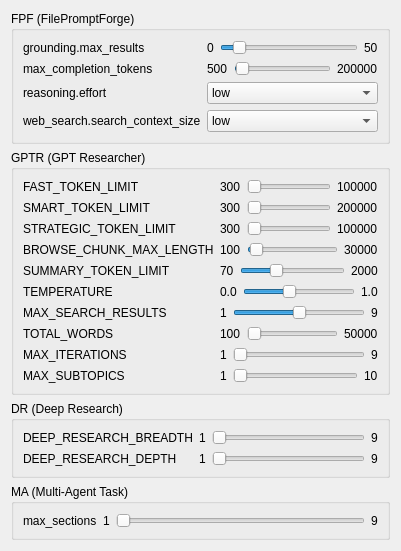
<?xml version="1.0" encoding="UTF-8"?>
<ui version="4.0">
 <class>ReportConfigsPanel</class>
 <widget class="QWidget" name="ReportConfigsPanel">
  <layout class="QVBoxLayout" name="verticalLayout_report_configs">

   <!-- FPF (FilePromptForge) -->
   <item>
    <widget class="QGroupBox" name="groupFPF">
     <property name="title">
      <string>FPF (FilePromptForge)</string>
     </property>
     <layout class="QFormLayout" name="formFPF">
      <item row="0" column="0">
       <widget class="QLabel" name="labelGroundingMaxResults">
        <property name="text">
         <string>grounding.max_results</string>
        </property>
       </widget>
      </item>
      <item row="0" column="1">
       <layout class="QHBoxLayout" name="hLayoutGroundingMaxResults">
        <item>
         <widget class="QLabel" name="labelGroundingMaxResultsMin">
          <property name="text">
           <string>0</string>
          </property>
         </widget>
        </item>
        <item>
         <widget class="QSlider" name="sliderGroundingMaxResults">
          <property name="minimum">
           <number>0</number>
          </property>
          <property name="maximum">
           <number>50</number>
          </property>
          <property name="value">
           <number>5</number>
          </property>
          <property name="orientation">
           <enum>Qt::Horizontal</enum>
          </property>
         </widget>
        </item>
        <item>
         <widget class="QLabel" name="labelGroundingMaxResultsMax">
          <property name="text">
           <string>50</string>
          </property>
         </widget>
        </item>
       </layout>
      </item>

      <item row="1" column="0">
       <widget class="QLabel" name="labelGoogleMaxTokens">
        <property name="text">
         <string>max_completion_tokens</string>
        </property>
       </widget>
      </item>
      <item row="1" column="1">
       <layout class="QHBoxLayout" name="hLayoutGoogleMaxTokens">
        <item>
         <widget class="QLabel" name="labelGoogleMaxTokensMin">
          <property name="text">
           <string>500</string>
          </property>
         </widget>
        </item>
        <item>
         <widget class="QSlider" name="sliderGoogleMaxTokens">
          <property name="minimum">
           <number>500</number>
          </property>
          <property name="maximum">
           <number>200000</number>
          </property>
          <property name="value">
           <number>1500</number>
          </property>
          <property name="orientation">
           <enum>Qt::Horizontal</enum>
          </property>
         </widget>
        </item>
        <item>
         <widget class="QLabel" name="labelGoogleMaxTokensMax">
          <property name="text">
           <string>200000</string>
          </property>
         </widget>
        </item>
       </layout>
      </item>

      <item row="2" column="0">
       <widget class="QLabel" name="labelFPFReasoningEffort">
        <property name="text">
         <string>reasoning.effort</string>
        </property>
       </widget>
      </item>
      <item row="2" column="1">
       <widget class="QComboBox" name="comboFPFReasoningEffort">
        <item><property name="text"><string>low</string></property></item>
        <item><property name="text"><string>medium</string></property></item>
        <item><property name="text"><string>high</string></property></item>
       </widget>
      </item>

      <item row="3" column="0">
       <widget class="QLabel" name="labelFPFWebSearchContext">
        <property name="text">
         <string>web_search.search_context_size</string>
        </property>
       </widget>
      </item>
      <item row="3" column="1">
       <widget class="QComboBox" name="comboFPFWebSearchContextSize">
        <item><property name="text"><string>low</string></property></item>
        <item><property name="text"><string>medium</string></property></item>
        <item><property name="text"><string>high</string></property></item>
       </widget>
      </item>
     </layout>
    </widget>
   </item>

   <!-- GPTR (GPT Researcher) -->
   <item>
    <widget class="QGroupBox" name="groupGPTR">
     <property name="title">
      <string>GPTR (GPT Researcher)</string>
     </property>
     <layout class="QFormLayout" name="formGPTR">
      <item row="0" column="0">
       <widget class="QLabel" name="labelFastTokenLimit">
        <property name="text">
         <string>FAST_TOKEN_LIMIT</string>
        </property>
       </widget>
      </item>
      <item row="0" column="1">
       <layout class="QHBoxLayout" name="hLayoutFastTokenLimit">
        <item>
         <widget class="QLabel" name="labelFastTokenLimitMin">
          <property name="text">
           <string>300</string>
          </property>
         </widget>
        </item>
        <item>
         <widget class="QSlider" name="sliderFastTokenLimit">
          <property name="minimum">
           <number>300</number>
          </property>
          <property name="maximum">
           <number>100000</number>
          </property>
          <property name="value">
           <number>300</number>
          </property>
          <property name="orientation">
           <enum>Qt::Horizontal</enum>
          </property>
         </widget>
        </item>
        <item>
         <widget class="QLabel" name="labelFastTokenLimitMax">
          <property name="text">
           <string>100000</string>
          </property>
         </widget>
        </item>
       </layout>
      </item>

      <item row="1" column="0">
       <widget class="QLabel" name="labelSmartTokenLimit">
        <property name="text">
         <string>SMART_TOKEN_LIMIT</string>
        </property>
       </widget>
      </item>
      <item row="1" column="1">
       <layout class="QHBoxLayout" name="hLayoutSmartTokenLimit">
        <item>
         <widget class="QLabel" name="labelSmartTokenLimitMin">
          <property name="text">
           <string>300</string>
          </property>
         </widget>
        </item>
        <item>
         <widget class="QSlider" name="sliderSmartTokenLimit">
          <property name="minimum">
           <number>300</number>
          </property>
          <property name="maximum">
           <number>200000</number>
          </property>
          <property name="value">
           <number>600</number>
          </property>
          <property name="orientation">
           <enum>Qt::Horizontal</enum>
          </property>
         </widget>
        </item>
        <item>
         <widget class="QLabel" name="labelSmartTokenLimitMax">
          <property name="text">
           <string>200000</string>
          </property>
         </widget>
        </item>
       </layout>
      </item>

      <item row="2" column="0">
       <widget class="QLabel" name="labelStrategicTokenLimit">
        <property name="text">
         <string>STRATEGIC_TOKEN_LIMIT</string>
        </property>
       </widget>
      </item>
      <item row="2" column="1">
       <layout class="QHBoxLayout" name="hLayoutStrategicTokenLimit">
        <item>
         <widget class="QLabel" name="labelStrategicTokenLimitMin">
          <property name="text">
           <string>300</string>
          </property>
         </widget>
        </item>
        <item>
         <widget class="QSlider" name="sliderStrategicTokenLimit">
          <property name="minimum">
           <number>300</number>
          </property>
          <property name="maximum">
           <number>100000</number>
          </property>
          <property name="value">
           <number>400</number>
          </property>
          <property name="orientation">
           <enum>Qt::Horizontal</enum>
          </property>
         </widget>
        </item>
        <item>
         <widget class="QLabel" name="labelStrategicTokenLimitMax">
          <property name="text">
           <string>100000</string>
          </property>
         </widget>
        </item>
       </layout>
      </item>

      <item row="3" column="0">
       <widget class="QLabel" name="labelBrowseChunkMaxLength">
        <property name="text">
         <string>BROWSE_CHUNK_MAX_LENGTH</string>
        </property>
       </widget>
      </item>
      <item row="3" column="1">
       <layout class="QHBoxLayout" name="hLayoutBrowseChunkMaxLength">
        <item>
         <widget class="QLabel" name="labelBrowseChunkMaxLengthMin">
          <property name="text">
           <string>100</string>
          </property>
         </widget>
        </item>
        <item>
         <widget class="QSlider" name="sliderBrowseChunkMaxLength">
          <property name="minimum">
           <number>100</number>
          </property>
          <property name="maximum">
           <number>30000</number>
          </property>
          <property name="value">
           <number>892</number>
          </property>
          <property name="orientation">
           <enum>Qt::Horizontal</enum>
          </property>
         </widget>
        </item>
        <item>
         <widget class="QLabel" name="labelBrowseChunkMaxLengthMax">
          <property name="text">
           <string>30000</string>
          </property>
         </widget>
        </item>
       </layout>
      </item>

      <item row="4" column="0">
       <widget class="QLabel" name="labelSummaryTokenLimit">
        <property name="text">
         <string>SUMMARY_TOKEN_LIMIT</string>
        </property>
       </widget>
      </item>
      <item row="4" column="1">
       <layout class="QHBoxLayout" name="hLayoutSummaryTokenLimit">
        <item>
         <widget class="QLabel" name="labelSummaryTokenLimitMin">
          <property name="text">
           <string>70</string>
          </property>
         </widget>
        </item>
        <item>
         <widget class="QSlider" name="sliderSummaryTokenLimit">
          <property name="minimum">
           <number>70</number>
          </property>
          <property name="maximum">
           <number>2000</number>
          </property>
          <property name="value">
           <number>700</number>
          </property>
          <property name="orientation">
           <enum>Qt::Horizontal</enum>
          </property>
         </widget>
        </item>
        <item>
         <widget class="QLabel" name="labelSummaryTokenLimitMax">
          <property name="text">
           <string>2000</string>
          </property>
         </widget>
        </item>
       </layout>
      </item>

      <item row="5" column="0">
       <widget class="QLabel" name="labelTemperature">
        <property name="text">
         <string>TEMPERATURE</string>
        </property>
       </widget>
      </item>
      <item row="5" column="1">
       <layout class="QHBoxLayout" name="hLayoutTemperature">
        <item>
         <widget class="QLabel" name="labelTemperatureMin">
          <property name="text">
           <string>0.0</string>
          </property>
         </widget>
        </item>
        <item>
         <widget class="QSlider" name="sliderTemperature">
          <property name="minimum">
           <number>0</number>
          </property>
          <property name="maximum">
           <number>100</number>
          </property>
          <property name="value">
           <number>40</number>
          </property>
          <property name="orientation">
           <enum>Qt::Horizontal</enum>
          </property>
         </widget>
        </item>
        <item>
         <widget class="QLabel" name="labelTemperatureMax">
          <property name="text">
           <string>1.0</string>
          </property>
         </widget>
        </item>
       </layout>
      </item>

      <item row="6" column="0">
       <widget class="QLabel" name="labelMaxSearchResultsPerQuery">
        <property name="text">
         <string>MAX_SEARCH_RESULTS</string>
        </property>
       </widget>
      </item>
      <item row="6" column="1">
       <layout class="QHBoxLayout" name="hLayoutMaxSearchResultsPerQuery">
        <item>
         <widget class="QLabel" name="labelMaxSearchResultsPerQueryMin">
          <property name="text">
           <string>1</string>
          </property>
         </widget>
        </item>
        <item>
         <widget class="QSlider" name="sliderMaxSearchResultsPerQuery">
          <property name="minimum">
           <number>1</number>
          </property>
          <property name="maximum">
           <number>9</number>
          </property>
          <property name="value">
           <number>5</number>
          </property>
          <property name="orientation">
           <enum>Qt::Horizontal</enum>
          </property>
         </widget>
        </item>
        <item>
         <widget class="QLabel" name="labelMaxSearchResultsPerQueryMax">
          <property name="text">
           <string>9</string>
          </property>
         </widget>
        </item>
       </layout>
      </item>

      <item row="7" column="0">
       <widget class="QLabel" name="labelTotalWords">
        <property name="text">
         <string>TOTAL_WORDS</string>
        </property>
       </widget>
      </item>
      <item row="7" column="1">
       <layout class="QHBoxLayout" name="hLayoutTotalWords">
        <item>
         <widget class="QLabel" name="labelTotalWordsMin">
          <property name="text">
           <string>100</string>
          </property>
         </widget>
        </item>
        <item>
         <widget class="QSlider" name="sliderTotalWords">
          <property name="minimum">
           <number>100</number>
          </property>
          <property name="maximum">
           <number>50000</number>
          </property>
          <property name="value">
           <number>100</number>
          </property>
          <property name="orientation">
           <enum>Qt::Horizontal</enum>
          </property>
         </widget>
        </item>
        <item>
         <widget class="QLabel" name="labelTotalWordsMax">
          <property name="text">
           <string>50000</string>
          </property>
         </widget>
        </item>
       </layout>
      </item>

      <item row="8" column="0">
       <widget class="QLabel" name="labelMaxIterations">
        <property name="text">
         <string>MAX_ITERATIONS</string>
        </property>
       </widget>
      </item>
      <item row="8" column="1">
       <layout class="QHBoxLayout" name="hLayoutMaxIterations">
        <item>
         <widget class="QLabel" name="labelMaxIterationsMin">
          <property name="text">
           <string>1</string>
          </property>
         </widget>
        </item>
        <item>
         <widget class="QSlider" name="sliderMaxIterations">
          <property name="minimum">
           <number>1</number>
          </property>
          <property name="maximum">
           <number>9</number>
          </property>
          <property name="value">
           <number>1</number>
          </property>
          <property name="orientation">
           <enum>Qt::Horizontal</enum>
          </property>
         </widget>
        </item>
        <item>
         <widget class="QLabel" name="labelMaxIterationsMax">
          <property name="text">
           <string>9</string>
          </property>
         </widget>
        </item>
       </layout>
      </item>

      <item row="9" column="0">
       <widget class="QLabel" name="labelMaxSubtopics">
        <property name="text">
         <string>MAX_SUBTOPICS</string>
        </property>
       </widget>
      </item>
      <item row="9" column="1">
       <layout class="QHBoxLayout" name="hLayoutMaxSubtopics">
        <item>
         <widget class="QLabel" name="labelMaxSubtopicsMin">
          <property name="text">
           <string>1</string>
          </property>
         </widget>
        </item>
        <item>
         <widget class="QSlider" name="sliderMaxSubtopics">
          <property name="minimum">
           <number>1</number>
          </property>
          <property name="maximum">
           <number>10</number>
          </property>
          <property name="value">
           <number>1</number>
          </property>
          <property name="orientation">
           <enum>Qt::Horizontal</enum>
          </property>
         </widget>
        </item>
        <item>
         <widget class="QLabel" name="labelMaxSubtopicsMax">
          <property name="text">
           <string>10</string>
          </property>
         </widget>
        </item>
       </layout>
      </item>
     </layout>
    </widget>
   </item>

   <!-- DR (Deep Research) -->
   <item>
    <widget class="QGroupBox" name="groupDR">
     <property name="title">
      <string>DR (Deep Research)</string>
     </property>
     <layout class="QFormLayout" name="formDR">
      <item row="0" column="0">
       <widget class="QLabel" name="labelDeepResearchBreadth">
        <property name="text">
         <string>DEEP_RESEARCH_BREADTH</string>
        </property>
       </widget>
      </item>
      <item row="0" column="1">
       <layout class="QHBoxLayout" name="hLayoutDeepResearchBreadth">
        <item>
         <widget class="QLabel" name="labelDeepResearchBreadthMin">
          <property name="text">
           <string>1</string>
          </property>
         </widget>
        </item>
        <item>
         <widget class="QSlider" name="sliderDeepResearchBreadth">
          <property name="minimum">
           <number>1</number>
          </property>
          <property name="maximum">
           <number>9</number>
          </property>
          <property name="value">
           <number>1</number>
          </property>
          <property name="orientation">
           <enum>Qt::Horizontal</enum>
          </property>
         </widget>
        </item>
        <item>
         <widget class="QLabel" name="labelDeepResearchBreadthMax">
          <property name="text">
           <string>9</string>
          </property>
         </widget>
        </item>
       </layout>
      </item>

      <item row="1" column="0">
       <widget class="QLabel" name="labelDeepResearchDepth">
        <property name="text">
         <string>DEEP_RESEARCH_DEPTH</string>
        </property>
       </widget>
      </item>
      <item row="1" column="1">
       <layout class="QHBoxLayout" name="hLayoutDeepResearchDepth">
        <item>
         <widget class="QLabel" name="labelDeepResearchDepthMin">
          <property name="text">
           <string>1</string>
          </property>
         </widget>
        </item>
        <item>
         <widget class="QSlider" name="sliderDeepResearchDepth">
          <property name="minimum">
           <number>1</number>
          </property>
          <property name="maximum">
           <number>9</number>
          </property>
          <property name="value">
           <number>1</number>
          </property>
          <property name="orientation">
           <enum>Qt::Horizontal</enum>
          </property>
         </widget>
        </item>
        <item>
         <widget class="QLabel" name="labelDeepResearchDepthMax">
          <property name="text">
           <string>9</string>
          </property>
         </widget>
        </item>
       </layout>
      </item>
     </layout>
    </widget>
   </item>

   <!-- MA (Multi-Agent Task) -->
   <item>
    <widget class="QGroupBox" name="groupMA">
     <property name="title">
      <string>MA (Multi-Agent Task)</string>
     </property>
     <layout class="QFormLayout" name="formMA">
      <item row="0" column="0">
       <widget class="QLabel" name="labelMaxSections">
        <property name="text">
         <string>max_sections</string>
        </property>
       </widget>
      </item>
      <item row="0" column="1">
       <layout class="QHBoxLayout" name="hLayoutMaxSections">
        <item>
         <widget class="QLabel" name="labelMaxSectionsMin">
          <property name="text">
           <string>1</string>
          </property>
         </widget>
        </item>
        <item>
         <widget class="QSlider" name="sliderMaxSections">
          <property name="minimum">
           <number>1</number>
          </property>
          <property name="maximum">
           <number>9</number>
          </property>
          <property name="value">
           <number>1</number>
          </property>
          <property name="orientation">
           <enum>Qt::Horizontal</enum>
          </property>
         </widget>
        </item>
        <item>
         <widget class="QLabel" name="labelMaxSectionsMax">
          <property name="text">
           <string>9</string>
          </property>
         </widget>
        </item>
       </layout>
      </item>
     </layout>
    </widget>
   </item>

  </layout>
 </widget>
 <resources/>
 <connections/>
</ui>
